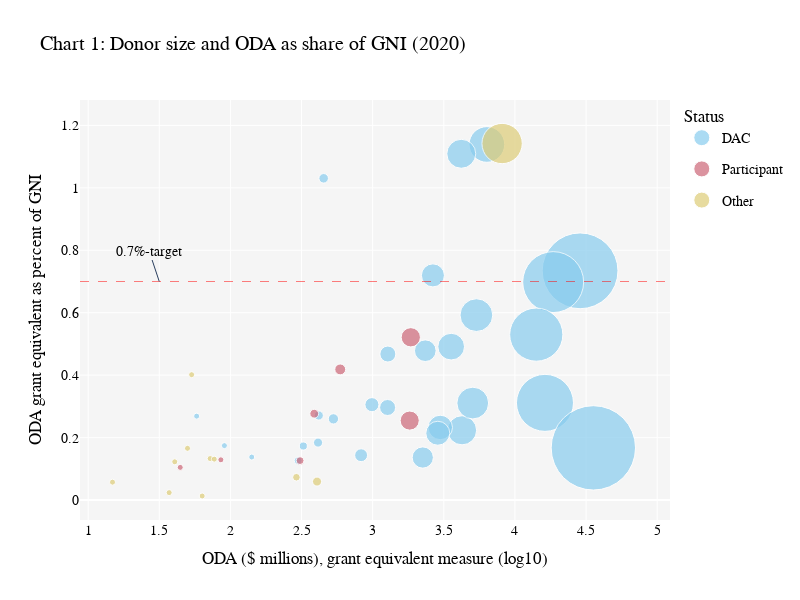

This figure's notebook cell:
### Code cell
status_colors = px.colors.qualitative.Safe[:3]
status_in_order = ['DAC', 'Participant', 'Other']

fig2 = go.Figure()

for status, color in zip(status_in_order, status_colors):
    trace_mask = oda_main['status'] == status
    trace_data = oda_main.loc[trace_mask, :]
    fig2.add_trace(
        go.Scatter(x=trace_data['ODA, grant equivalent measure (log)'],
                   y=trace_data['ODA grant equivalent as percent of GNI'],
                   name=status,
                   mode='markers',
                   marker=dict(
                            color=color,
                            sizemin=3,
                            sizemode='area',
                            sizeref=10,
                            size=trace_data['ODA, grant equivalent measure'],
                        ),
                    text=trace_data['Donor'],
                    hovertemplate="%{text} <br>Share of GNI: %{y:.2f}% <br>Total: %{marker.size:$,.2f} million",
                    legendgroup=status,
                    showlegend=True
                )
    )
fig2.add_hline(y=0.7, line_width=0.5, line_dash="dash", line_color="red")
fig2.add_annotation(x=1.5, y=0.70, text='0.7%-target')

fig2.update_layout(title='Chart 1: Donor size and ODA as share of GNI (2020)', font_family='Montserrat', font_color='black',
                   font_size=14,
                   legend=dict(title='Status'), plot_bgcolor='rgb(245, 245, 245)',
                   width=800, height=600)
fig2.update_xaxes(title="ODA ($ millions), grant equivalent measure (log10)")
fig2.update_yaxes(title="ODA grant equivalent as percent of GNI")
fig2.show()

### Figure 1 — Plotly figure (JSON) as saved in the notebook; plotly's stock layout.template omitted (floating-point values rounded to 4 significant figures)
{"data": [{"hovertemplate": "%{text} <br>Share of GNI: %{y:.2f}% <br>Total: %{marker.size:$,.2f} million", "legendgroup": "DAC", "marker": {"color": "rgb(136, 204, 238)", "size": [413.0, 829.2, 6349.0, 4248.0, 1273.0, 325.4, 90.73, 2987.0, 2869.0, 2344.0, 4196.0, 987.8, 299.1, 16260.0, 28710.0, 57.9, 3563.0, 35580.0, 18570.0, 2652.0, 1278.0, 14120.0, 5052.0, 417.9, 141.2, 5359.0, 452.3, 529.7, 2250.0], "sizemin": 3, "sizemode": "area", "sizeref": 10}, "mode": "markers", "name": "DAC", "showlegend": true, "text": ["Portugal", "Poland", "Sweden", "Italy", "Austria", "Greece", "Slovenia", "Spain", "Australia", "Belgium", "Norway", "Ireland", "Czech Republic", "Japan", "Germany", "Iceland", "Switzerland", "United States", "United Kingdom", "Denmark", "Finland", "France", "Canada", "Hungary", "Slovak Republic", "Netherlands", "Luxembourg", "New Zealand", "Korea"], "type": "scatter", "x": [2.616, 2.919, 3.803, 3.628, 3.105, 2.512, 1.958, 3.475, 3.458, 3.37, 3.623, 2.995, 2.476, 4.211, 4.458, 1.763, 3.552, 4.551, 4.269, 3.423, 3.107, 4.15, 3.703, 2.621, 2.15, 3.729, 2.655, 2.724, 3.352], "y": [0.184, 0.1436, 1.139, 0.2234, 0.2964, 0.173, 0.1743, 0.2326, 0.214, 0.4783, 1.109, 0.3055, 0.1263, 0.3113, 0.7342, 0.2688, 0.4913, 0.1671, 0.6981, 0.7196, 0.4676, 0.5299, 0.3106, 0.2708, 0.1377, 0.5923, 1.03, 0.2601, 0.1363]}, {"hovertemplate": "%{text} <br>Share of GNI: %{y:.2f}% <br>Total: %{marker.size:$,.2f} million", "legendgroup": "Participant", "marker": {"color": "rgb(204, 102, 119)", "size": [1853.0, 85.72, 308.9, 388.4, 1821.0, 44.38, 591.5], "sizemin": 3, "sizemode": "area", "sizeref": 10}, "mode": "markers", "name": "Participant", "showlegend": true, "text": ["United Arab Emirates", "Bulgaria", "Romania", "Kuwait", "Saudi Arabia", "Azerbaijan", "Qatar"], "type": "scatter", "x": [3.268, 1.933, 2.49, 2.589, 3.26, 1.647, 2.772], "y": [0.5213, 0.1289, 0.1263, 0.2766, 0.2545, 0.1046, 0.4184]}, {"hovertemplate": "%{text} <br>Share of GNI: %{y:.2f}% <br>Total: %{marker.size:$,.2f} million", "legendgroup": "Other", "marker": {"color": "rgb(221, 204, 119)", "size": [72.02, 49.93, 8124.0, 53.4, 40.62, 291.0, 76.99, 406.4, 37.11, 14.83, 63.34], "sizemin": 3, "sizemode": "area", "sizeref": 10}, "mode": "markers", "name": "Other", "showlegend": true, "text": ["Lithuania", "Estonia", "Türkiye", "Malta", "Latvia", "Israel", "Croatia", "Chinese Taipei", "Kazakhstan", "Cyprus", "Thailand"], "type": "scatter", "x": [1.857, 1.698, 3.91, 1.728, 1.609, 2.464, 1.886, 2.609, 1.569, 1.171, 1.802], "y": [0.1329, 0.1657, 1.142, 0.4015, 0.1225, 0.07307, 0.131, 0.05922, 0.02379, 0.05735, 0.01299]}], "layout": {"annotations": [{"text": "0.7%-target", "x": 1.5, "y": 0.7}], "font": {"color": "black", "family": "Montserrat", "size": 14}, "height": 600, "legend": {"title": {"text": "Status"}}, "plot_bgcolor": "rgb(245, 245, 245)", "shapes": [{"line": {"color": "red", "dash": "dash", "width": 0.5}, "type": "line", "x0": 0, "x1": 1, "xref": "x domain", "y0": 0.7, "y1": 0.7, "yref": "y"}], "title": {"text": "Chart 1: Donor size and ODA as share of GNI (2020)"}, "width": 800, "xaxis": {"title": {"text": "ODA ($ millions), grant equivalent measure (log10)"}}, "yaxis": {"title": {"text": "ODA grant equivalent as percent of GNI"}}}}
